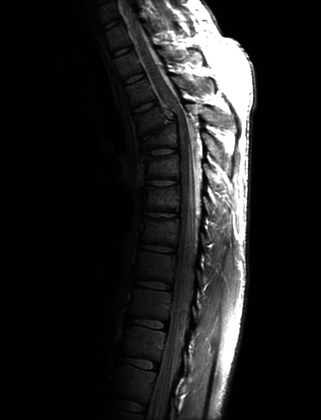
%> input picture Matlab_1/lab1/spine.tif, 321 x 420 px, shrunk from 746 x 976 before the run
$ octave --eval "result = histequa(imread('spine.tif'));"   (GNU Octave 9; MATLAB toolbox functions it lacks are replaced by stand-ins)
%> lines starting %> are read from the running program, lines starting %| are printed output that depends on the picture
function [E] = histequa(I)
%%
% function for Histogram stretching %
% I = input any img ex; imread ('spine.tif')
% run the function ex: histequa('spine.tif')

%%
numofpixels = size(I,1)* size(I,2);  %read the size of the image
%> numofpixels = 134820
figure, imshow(I);
title('Original Image');
E = uint8(zeros(size(I,1),size(I,2)));
f = zeros(256,1);
pf = zeros(256,1);
cum = zeros(256,1);
output = zeros(256,1);
n = 1:256;

for i = 1:size(I,1)
    for j = 1:size(I,2)
        value = I(i,j);
        f(value+1) = f(value+1)+1;  % counting number of each intensity level
        pf(value+1) = f(value+1)/numofpixels; % probability density function
    end
end
%> after the loop, f = 256 values, max 74861 at index 2, min 0 at index 256, mean 526.6; pf = 256 values, max 0.555 at index 2, min 0 at index 256, mean 0.00391
sum=0;
no_bins=255;
%The cumulative distribution probability is calculated.
for i=1:size(pf)
   sum=sum+f(i);
   cum(i)=sum;
   pf(i)=cum(i)/numofpixels;
   output(i)=round(pf(i)*no_bins); % cdf total intensity value
end
%> this loop made 256 passes
%> sum on passes 1 to 3: 2467, 77328, 79846
%> after the loop, cum = 256 values from 2467 to 134820; output = 256 values from 5 to 255; pf = 256 values from 0.0183 to 1; sum = 134820

for i=1:size(I,1)
    for j=1:size(I,2)
            E(i,j)=output(I(i,j)+1);
    end
end
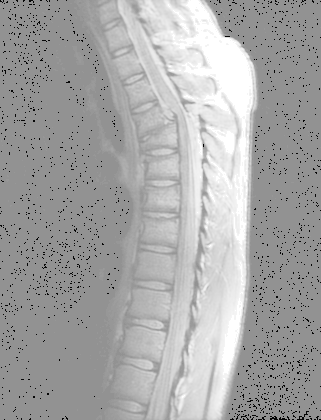
%> E: size 420x321 uint8; min 5, max 255, mean 167.1
%> `result = histequa(imread('spine.tif'));`:
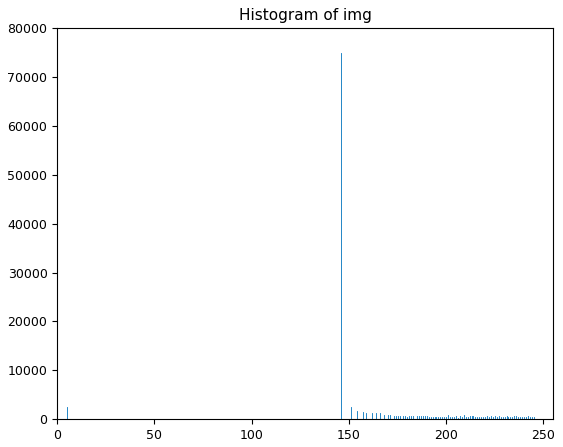
%> figure redrawn from the program's plot data; highest point at x = 146, y = 74861
figure , imshow(E); title('Histogram equalization')
figure , imhist(E); title('Histogram of img')
end
